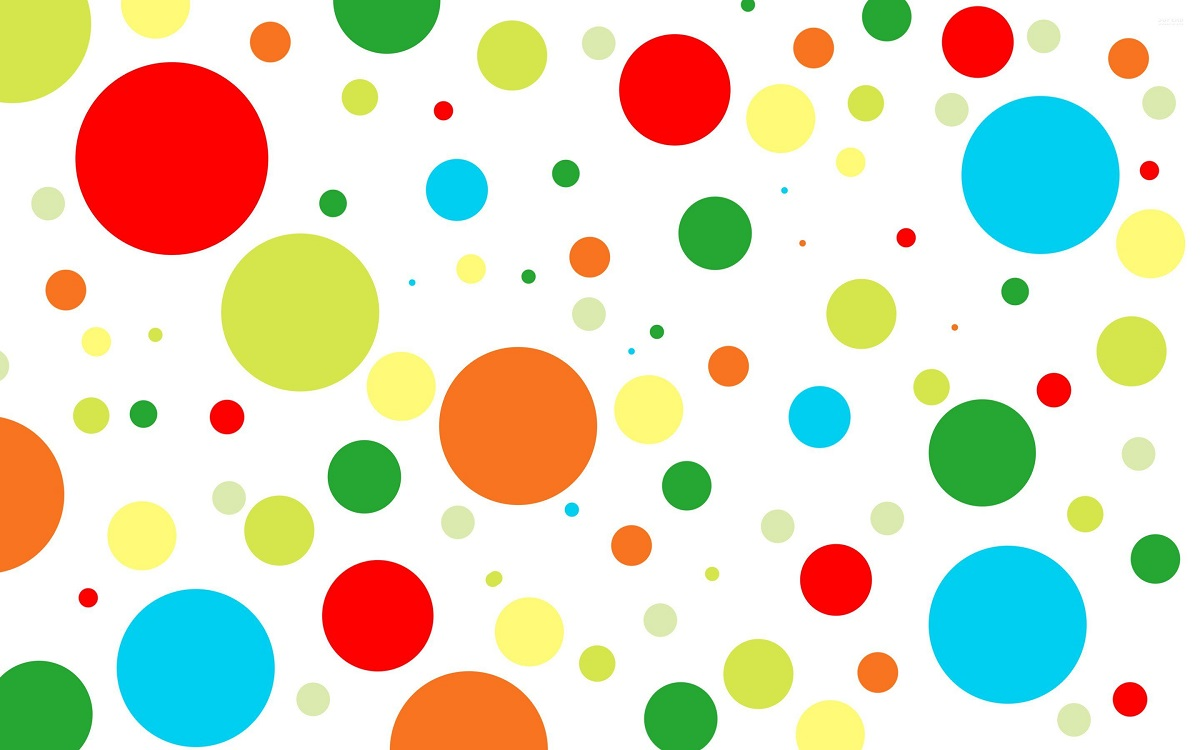
#> input picture Hough_Images/circle.jpg, 1200 x 750 px
$ python p3_Hough_Circles.py
#> lines starting #> are read from the running program, lines starting #| are printed output that depends on the picture; after the words box and inside, x2 and y2 are one past the last pixel; in counts of white or black regions, pixels touching at a corner belong together
import cv2
import numpy as np

# Read image.
img = cv2.imread('Hough_Images/circle.jpg', cv2.IMREAD_COLOR)
#> img is the input picture: shape (750, 1200, 3); mean B, G, R 198.8, 220.6, 222.4
cv2.imshow("Input", img)

# Convert to grayscale.
gray = cv2.cvtColor(img, cv2.COLOR_BGR2GRAY)
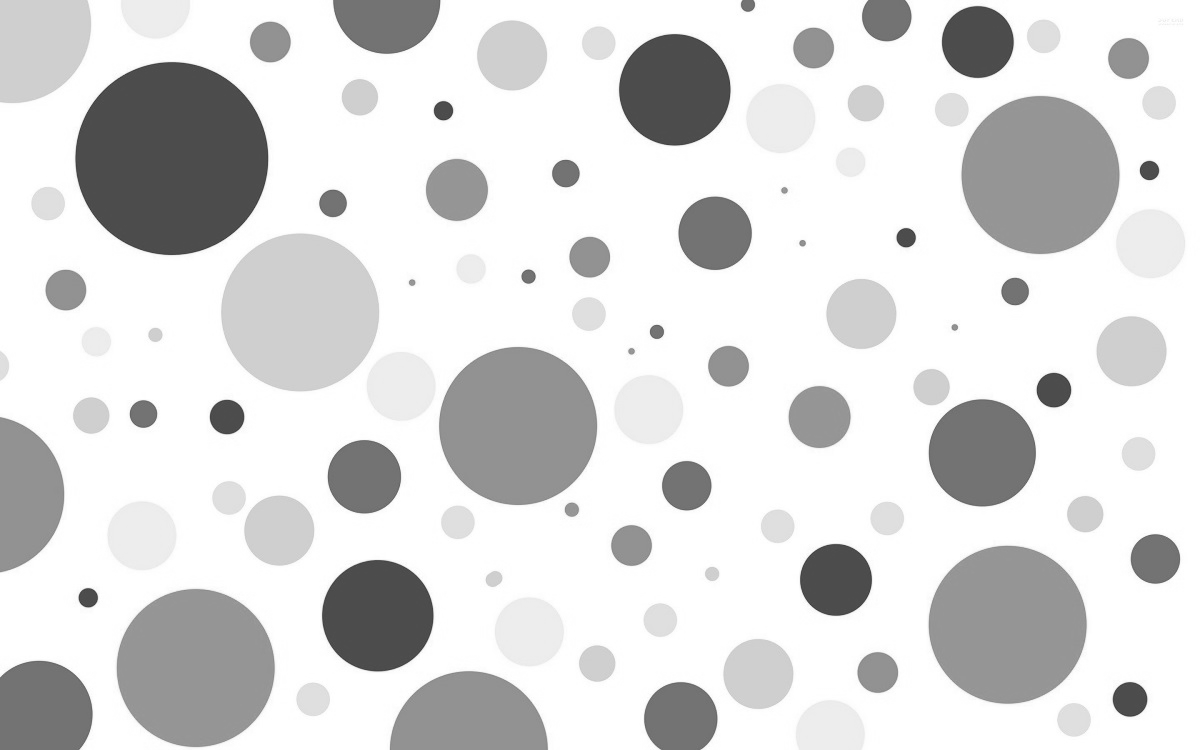
#> gray: shape (750, 1200); min 57, max 255, mean 218.6

# Blur using 3 * 3 kernel.
gray_blurred = cv2.blur(gray, (3, 3))

# perform Hough transform to detect circles
circles = cv2.HoughCircles(gray_blurred, cv2.HOUGH_GRADIENT, 1, 20, param1=50, param2=30, minRadius=1, maxRadius=100)
#> circles = 81 rows, first 8: [171.5, 157.5, 96.2], [299.5, 312.5, 78.8], [195.5, 667.5, 79.6], [1006.5, 624.5, 78.9], [1040.5, 174.5, 78.6], [518.5, 425.5, 78.9], [981.5, 452.5, 54.1], [674.5, 89.5, 56.2]

# If the circles are detected
if circles is not None:
    circles = np.uint16(np.around(circles))
#> circles = 81 rows, first 8: [172, 158, 96], [300, 312, 79], [196, 668, 80], [1006, 624, 79], [1040, 174, 79], [518, 426, 79], [982, 452, 54], [674, 90, 56]

# loop through list of circle to show all circles
    for i in circles[0, :]:
        center = (i[0], i[1])
        # circle center
        cv2.circle(img, center, 1, (0, 100, 100), 3)
        # circle outline
        radius = i[2]
        cv2.circle(img, center, radius, (0, 0, 255), 3)
        cv2.imshow("detected circles", img)
        cv2.waitKey(20)
#> this loop made 81 passes
#> (center, radius) on passes 1 to 12: ((172, 158), 96), ((300, 312), 79), ((196, 668), 80), ((1006, 624), 79), ((1040, 174), 79), ((518, 426), 79), ((982, 452), 54), ((674, 90), 56), ((378, 616), 55), ((364, 476), 36), ((836, 580), 36), ((468, 750), 79)
#> pass 1, `cv2.imshow("detected circles", img)`:
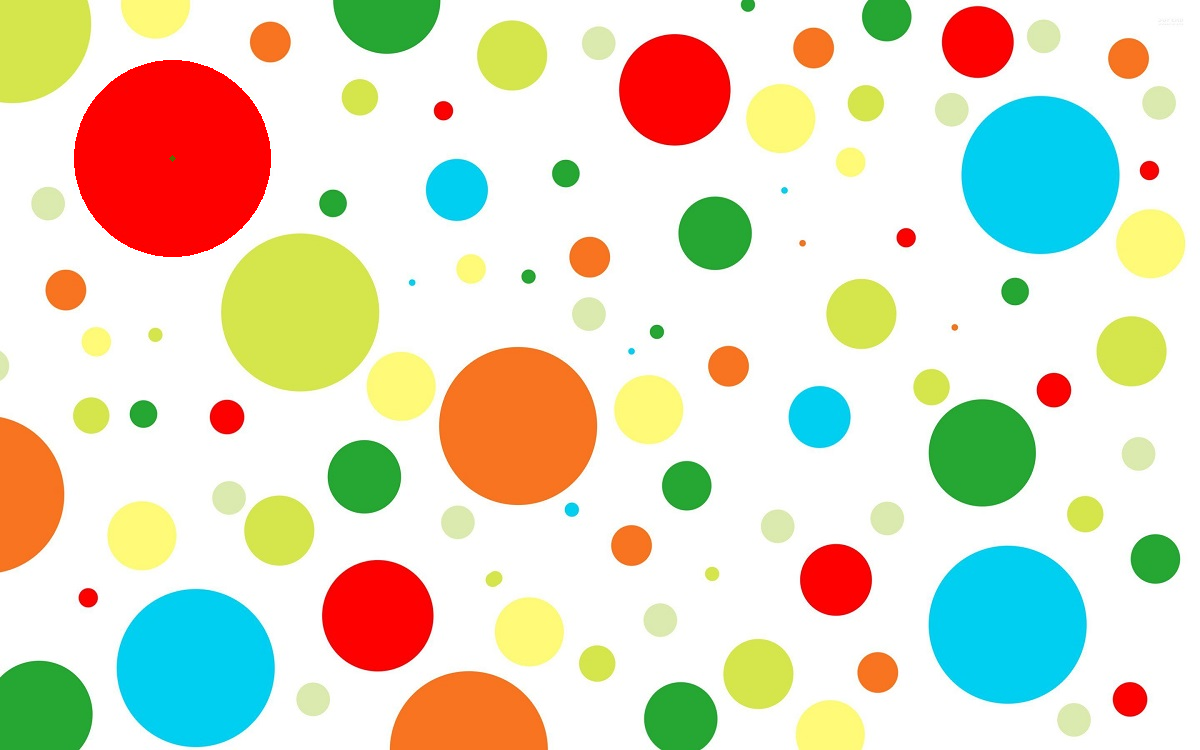
#> window 'detected circles': shape (750, 1200, 3); mean B, G, R 198.5, 220.3, 222.4
#> pass 2, `cv2.imshow("detected circles", img)`:
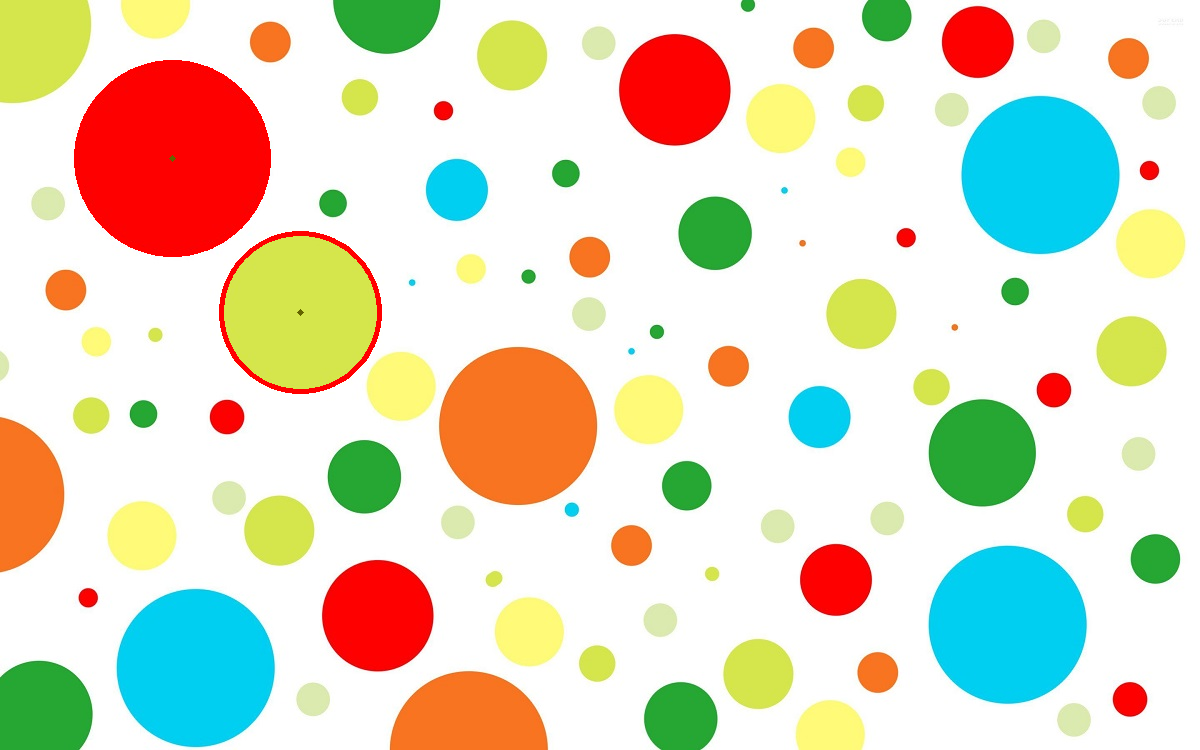
#> window 'detected circles': shape (750, 1200, 3); mean B, G, R 198.1, 219.6, 222.5
#> after the loop:
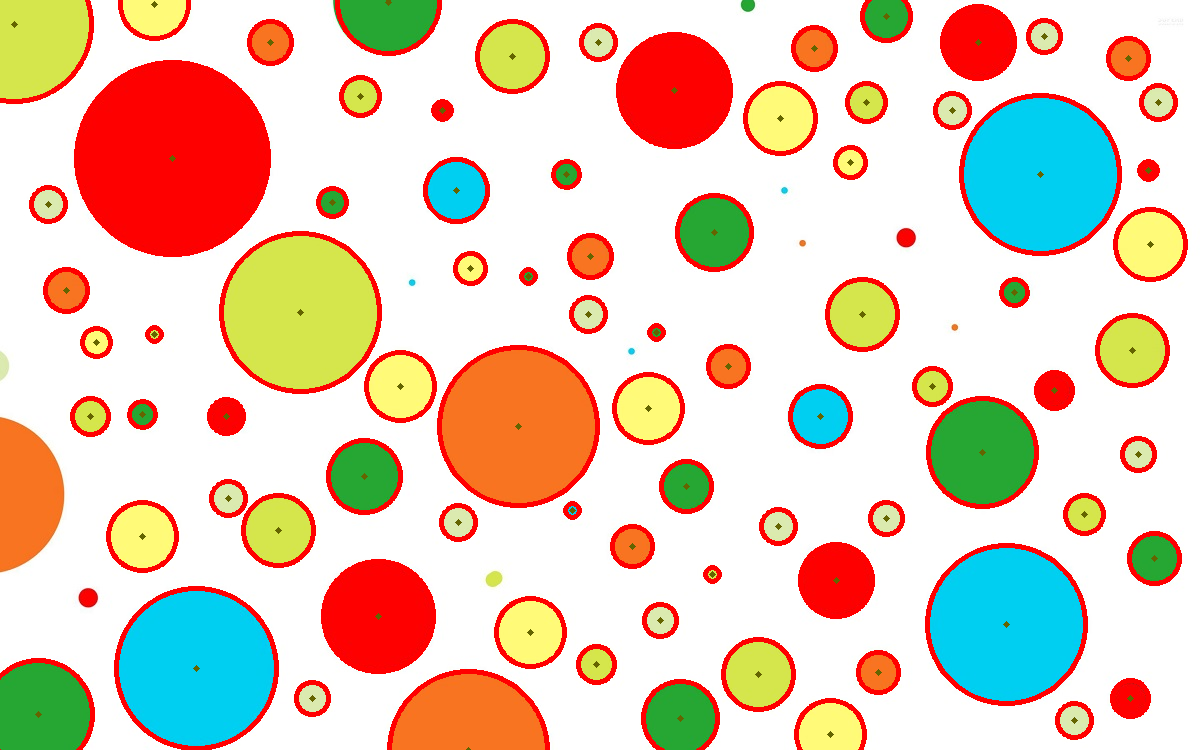
#> img: shape (750, 1200, 3); 7.89% of pixels changed, all inside (x1, y1, x2, y2) = (0, 0, 1188, 750)
    cv2.waitKey(0)

$ run again, with Hough_Images/Hough1.jpg copied over Hough_Images/circle.jpg
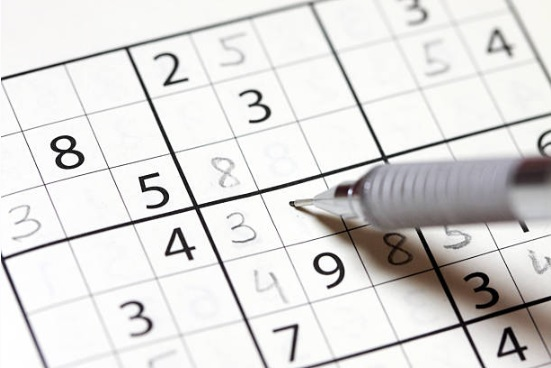
#> input picture Hough_Images/Hough1.jpg, 551 x 368 px
#> img is the input picture: shape (368, 551, 3); mean B, G, R 219.2, 220.4, 221.7
#> `gray_blurred = cv2.blur(gray, (3, 3))`:
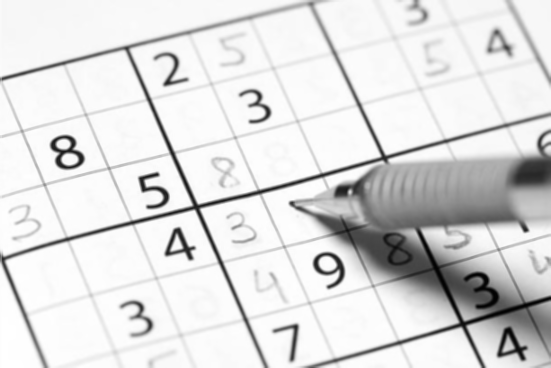
#> gray_blurred: shape (368, 551); min 2, max 255, mean 220.7
#> `circles = cv2.HoughCircles(gray_blurred, cv2.HOUGH_GRADIENT, 1, 20, pa..`: circles = 74 rows, first 8: [271.5, 148.5, 99.4], [434.5, 185.5, 99.4], [333.5, 142.5, 89.5], [291.5, 152.5, 88.4], [307.5, 261.5, 81.8], [336.5, 118.5, 99.4], [444.5, 220.5, 93.9], [302.5, 171.5, 78.5]
#> `circles = np.uint16(np.around(circles))`: circles = 74 rows, first 8: [272, 148, 99], [434, 186, 99], [334, 142, 90], [292, 152, 88], [308, 262, 82], [336, 118, 99], [444, 220, 94], [302, 172, 78]
#> the loop `for i in circles[0, :]:` made 74 passes
#> after the loop `for i in circles[0, :]:`:
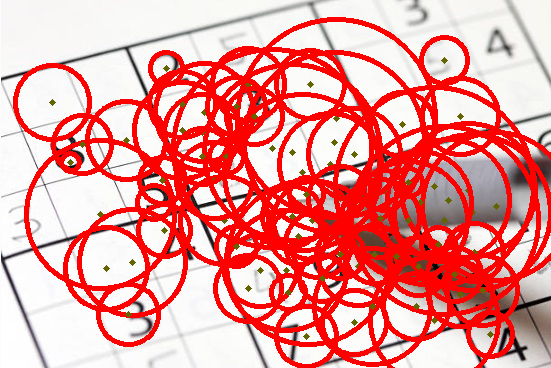
#> img: shape (368, 551, 3); mean B, G, R 152.5, 154, 237.2
